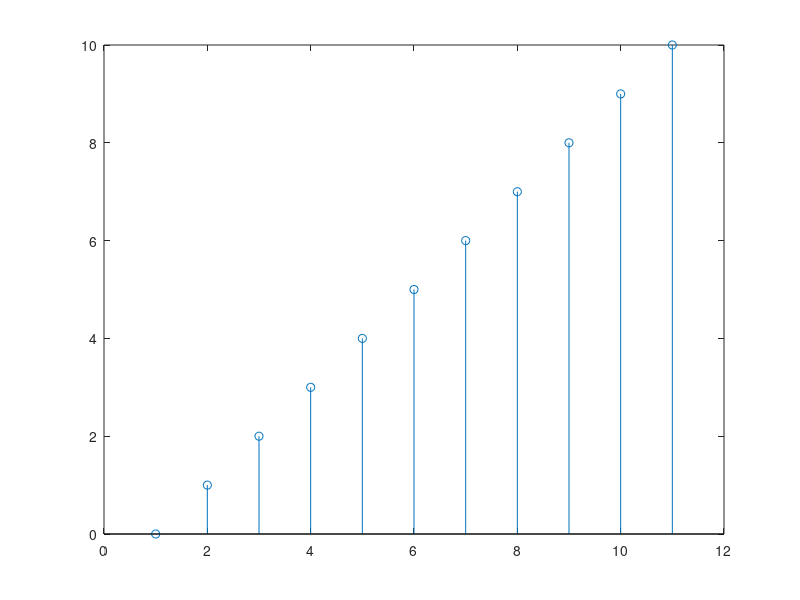

Write the MATLAB code that produced this figure. (Note: this script raises an error after producing the figure.)
clc;
clear all;
close all;
b=[1];
a=[1 -1];
n=0:1:10;
figure();
stem(n);
hold on;
stem(impz(b,a,n));
title("using impz");
figure();
subpot(1,2,1);
stem(n);
stem(filter(b,a,n));
title("using filter");
subplot(1,2,2);
stem(n);
stem(freqz(b,a,n));
title("using freqz");
